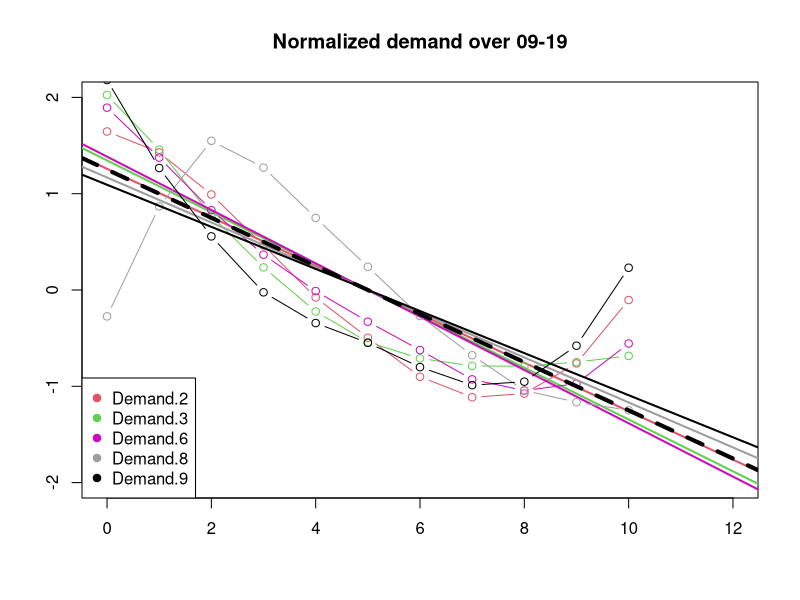

Source code (R):
A <- read.delim('Exc2/table.tsv')
A$DateTime <- as.POSIXct( A$megawatthours, tz = "EST", "%H:%M EST %m/%d/%Y" )
summary(A)

print(names(A))

B <- A[ order(A$DateTime), ]

print( as.integer(B[1, 'DateTime']) )
print( B[1, 'DateTime'] < B[5, 'DateTime'] )
print( c( B[1, 'DateTime'] , B[5, 'DateTime'] ) )
print (
  which ( B[, 'DateTime'] < as.POSIXct("2021-02-08 08:00:00 IST") &
	  B[, 'DateTime'] > as.POSIXct("2021-01-30 08:00:00 IST" ) )
  )

D <- which ( B[, 'DateTime'] < as.POSIXct("2021-02-07 00:00:00 IST") &
          B[, 'DateTime'] > as.POSIXct("2021-01-15 00:00:00 IST" ) )


# analyze a time frame out of the power consumption data
rng <- 1497:1507

# print the range of times in our slice
print (B[rng, 'DateTime' ])

C <- with(B, cbind( Demand.1, Demand.2, Demand.3, Demand.4, Demand.5, Demand.6,
		    Demand.7 , Demand.8 , Demand.9 , Demand.10  ))
C <- C[rng, ]
print (C)


# mean values
M <- list( Demand.1 = NA, Demand.2 = NA, Demand.3 = NA, Demand.4 = NA, Demand.5 = NA, 
           Demand.6 = NA, Demand.7 = NA, Demand.8 = NA, Demand.9 = NA, Demand.10 = NA )

# standard deviations
S <- list( Demand.1 = NA, Demand.2 = NA, Demand.3 = NA, Demand.4 = NA, Demand.5 = NA,
           Demand.6 = NA, Demand.7 = NA, Demand.8 = NA, Demand.9 = NA, Demand.10 = NA )
# linear fit
LM <- list( Demand.1 = NA, Demand.2 = NA, Demand.3 = NA, Demand.4 = NA, Demand.5 = NA,
            Demand.6 = NA, Demand.7 = NA, Demand.8 = NA, Demand.9 = NA, Demand.10 = NA )

# create an empty plot
plot(1, type="n", xlab="", ylab="", xlim = c(0,12), ylim=c(-2, 2))

# calculate means and stdev
demands <- seq(10) # [ -c(1,4,8) ]
for ( i in demands ) {
  M[[ i ]] <- mean( C[ !is.na(C[, i]) ,i ] )
  S[[ i ]] <- sd( C[ !is.na(C[, i]), i ] )
}

MD <- list( Demand.1 = NA, Demand.2 = NA, Demand.3 = NA, Demand.4 = NA, Demand.5 = NA,
Demand.6 = NA, Demand.7 = NA, Demand.8 = NA, Demand.9 = NA, Demand.10 = NA )



for ( i in demands ) {
  for (day in D){
  MD[[ i ]] <- mean( C[ !is.na(C[, i]) ,i ] )
  }
}

# scale and center the consumption series (normalize)
norm.C <- t( (t(C) - unlist(M)) / unlist(S) )
print(norm.C)

demands <- seq(10)[ -c(1,4,5,7,10) ]
for ( i in demands ) {
   # rearrange in a new, temporary dataframe
   DF <- data.frame ( Time = rng - min(rng), Demand = norm.C[ , i ] )
   # plot
   lines( DF, col = i, type = 'b' )
   # linear fit
   LM[[ i ]] <- lm( Demand ~ Time, data = DF)
   a <- coef(LM[[ i ]])[1]
   b <- coef(LM[[ i ]])[2]
   abline(a, b, col = i, lw =2)
}
legend( 'bottomleft', col = demands, pch = 19,
       legend = sapply(demands, function(x) paste0('Demand.',x) ))

# mean regression line
lm.df <- sapply(LM[ -c(1,4,5,7,10) ], function(c) coef(c))
n <- dim(lm.df)[2]
tot <- rowSums(lm.df) 
a <- tot[1] / n
b <- tot[2] / n

# plot the mean regression line
abline(a, b, col = 'black', lw = 4, lt = 2)
time.min <- format(B[rng, 'DateTime' ][1], "%H" )
time.max <- format(B[rng, 'DateTime' ][length(rng)], "%H" )
title(paste0("Normalized demand over " , time.min, '-', time.max) )
